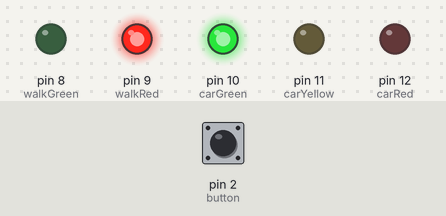
Bench run of a sketch on a simulated Arduino Uno, built with avr-gcc and run on an emulated ATmega328P. Shown: output pins drawn as LEDs (lit = HIGH). The inputs (shaded band) are chosen by the test bench; at power-on: pin 2 (button) LOW.

Above: at 1.2 s.
1.3 s: pin 2 (button) pulled HIGH for 0.15 s
At 1.7 s:
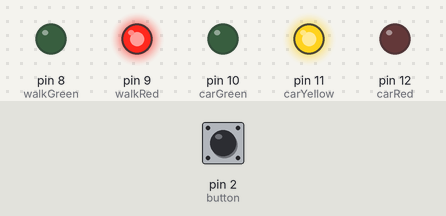
At 4.8 s:
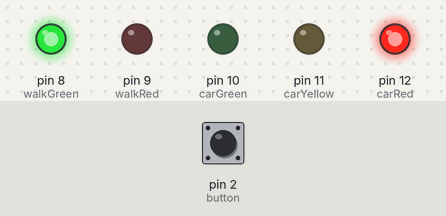
Timing chart, 0 to 16.2 s (numbered marks = the images above; inputs shaded):
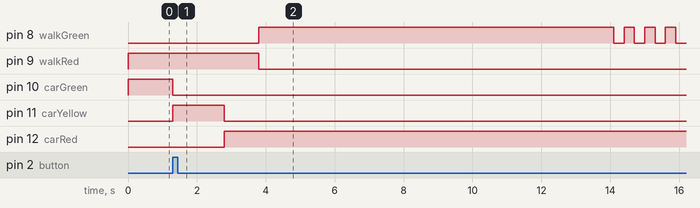

Measured:
- after the input at 1.3 s, pin 8 (walkGreen): LOW → HIGH after 2.5 s, then repeats every 0.60 s: LOW 0.30 s, HIGH 0.30 s; pin 9 (walkRed): HIGH → LOW after 2.5 s; pin 10 (carGreen): HIGH → LOW at once; pin 11 (carYellow): LOW → HIGH at once, → LOW 1.5 s later; pin 12 (carRed): LOW → HIGH after 1.5 s

The sketch:

trafikLjus.ino
```cpp
const byte carRed = 12;
const byte carYellow = 11;
const byte carGreen = 10;
const byte walkRed = 9;
const byte walkGreen = 8;
const byte button = 2;

void carRedToGreen(){
	digitalWrite(carYellow, HIGH);
	delay(1500);
	digitalWrite(carYellow, LOW);
	digitalWrite(carRed, LOW);
	digitalWrite(carGreen, HIGH);
}

void carGreenToRed(){
	digitalWrite(carGreen, LOW);
	digitalWrite(carYellow, HIGH);
	delay(1500);
	digitalWrite(carYellow, LOW);
	digitalWrite(carRed, HIGH);
}

void setup(){
	pinMode(walkRed, OUTPUT);
	pinMode(walkGreen, OUTPUT);
	pinMode(carGreen, OUTPUT);
	pinMode(carYellow, OUTPUT);
	pinMode(carRed, OUTPUT);
	pinMode(button, INPUT);
	//Utgångsläge trafikljus grönt, gångljus rött
	digitalWrite(carGreen, HIGH);
	digitalWrite(walkRed, HIGH);
	Serial.begin(9600);
}

void loop(){
	if(digitalRead(button)){
		carGreenToRed();
		delay(1000);
		digitalWrite(walkGreen, HIGH);
		digitalWrite(walkRed, LOW);
		delay(10000);
		for(int i=0; i<10;i++){
			delay(300);
			digitalWrite(walkGreen, LOW);
			delay(300);
			digitalWrite(walkGreen, HIGH);
		}
		digitalWrite(walkGreen, LOW);
		digitalWrite(walkRed, HIGH);
		delay(1000);
		carRedToGreen();
	}
}
```
